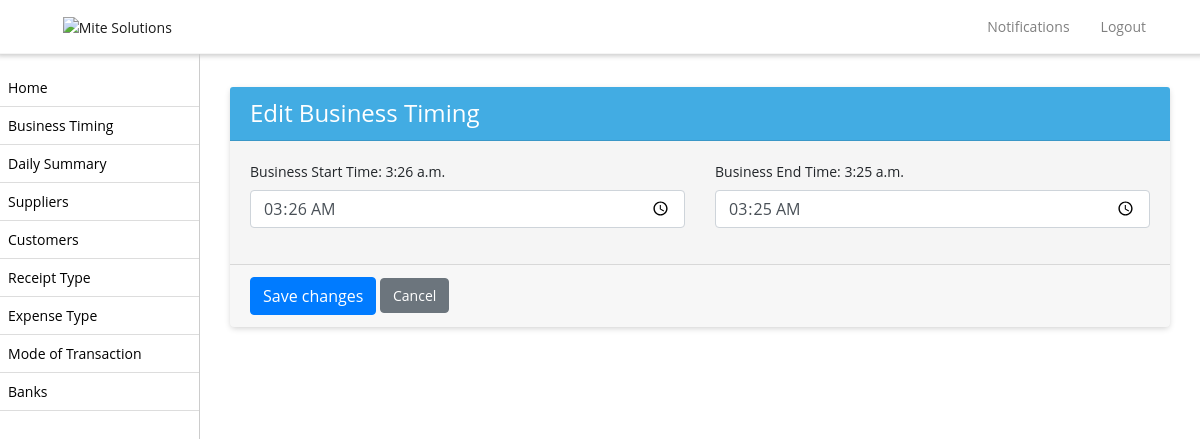
/business_timing/edit/1/ (signed in), run on an earlier commit of the app's database.
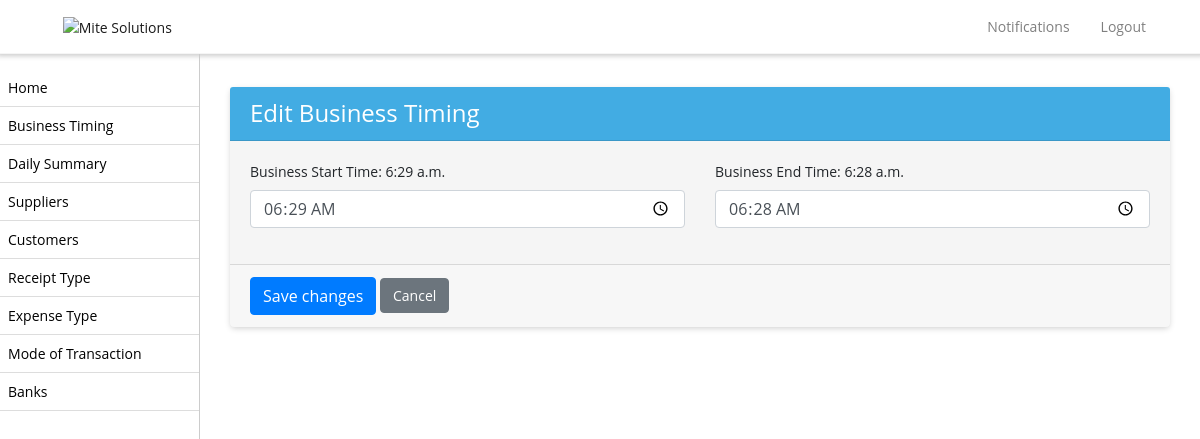
And on a later commit of the database.
### biztrackapp/models.py (models this page shows, shortened)
class BusinessTiming(models.Model):
    business_profile = models.ForeignKey(BusinessProfile,on_delete=models.CASCADE, null=True)
    business_start_time = models.TimeField(null=True, blank=True)
    business_end_time = models.TimeField(null=True, blank=True)
    created_on = models.DateTimeField(auto_now_add=True, null=True)
    updated_on = models.DateTimeField(auto_now=True, null=True)

### biztrackapp/views.py (the view)
# urls.py: path('business_timing/edit/<int:id>/', edit_business_timing, name='edit_business_timing'),
def edit_business_timing(request, id):
    business_timing = get_object_or_404(BusinessTiming, id=id)
    shop_admin = get_object_or_404(ShopAdmin, user=request.user)
    business_profile = get_object_or_404(BusinessProfile, name=shop_admin.shop.name)
    if request.method == 'POST':
        form = BusinessTimingForm(request.POST, instance=business_timing)
        if form.is_valid():
            form.save()
            return redirect('business_timing_list')
    else:
        form = BusinessTimingForm(instance=business_timing)
    return render(request, 'edit_business_timing.html', {'business_timing': business_timing, 'form': form, 'business_profile':business_profile.id})

### biztrackapp/forms.py
class BusinessTimingForm(forms.ModelForm):
    class Meta:
        model = BusinessTiming
        fields = '__all__'
        widgets = {
            'business_start_time': forms.TimeInput(attrs={'type': 'time'}),
            'business_end_time': forms.TimeInput(attrs={'type': 'time'}),
        }

### biztrackapp/templates/edit_business_timing.html (shortened to what this page needs)
{% extends 'base.html' %}
{% block content %}
<div class="container mt-3">
    <div class="card">
        <div class="card-header">
            <h4 class="mb-0">Edit Business Timing</h4>
        </div>
        <form method="POST" action="{% url 'edit_business_timing' business_timing.id %}">
        <div class="card-body">
                <div class="row">
                <div class="col-md-6">
                <div class="form-group">
                    <label for="business_start_time">Business Start Time: {{ business_timing.business_start_time }}</label>
                    <input type="time" id="id_business_start_time" name="business_start_time" class="form-control" value="{{ business_timing.business_start_time|default_if_none:''|time:'H:i' }}" required>
                </div>
                </div>
                <div class="col-md-6">
                <div class="form-group">
                    <label for="business_end_time">Business End Time: {{ business_timing.business_end_time }}</label>
                    <input type="time" id="id_business_end_time" name="business_end_time" class="form-control" value="{{ business_timing.business_end_time|default_if_none:''|time:'H:i' }}" required>
                </div>
            </div>
        </div>
        </div>
        <div class="card-footer">
            <div class="form-group mb-0">
                <button type="submit" class="btn btn-primary">Save changes</button>
                <a href="{% url 'business_timing_list' %}" class="btn btn-secondary">Cancel</a>
            </div>
        </div>
    </form>
    </div>
</div>
{% endblock %}

What changed in the data, as far as the page shows it:
changed BusinessTiming: business_start_time "3:26 a.m." → "6:29 a.m."; business_start_time "03:26" → "06:29"; business_end_time "3:25 a.m." → "6:28 a.m."; business_end_time "03:25" → "06:28"
